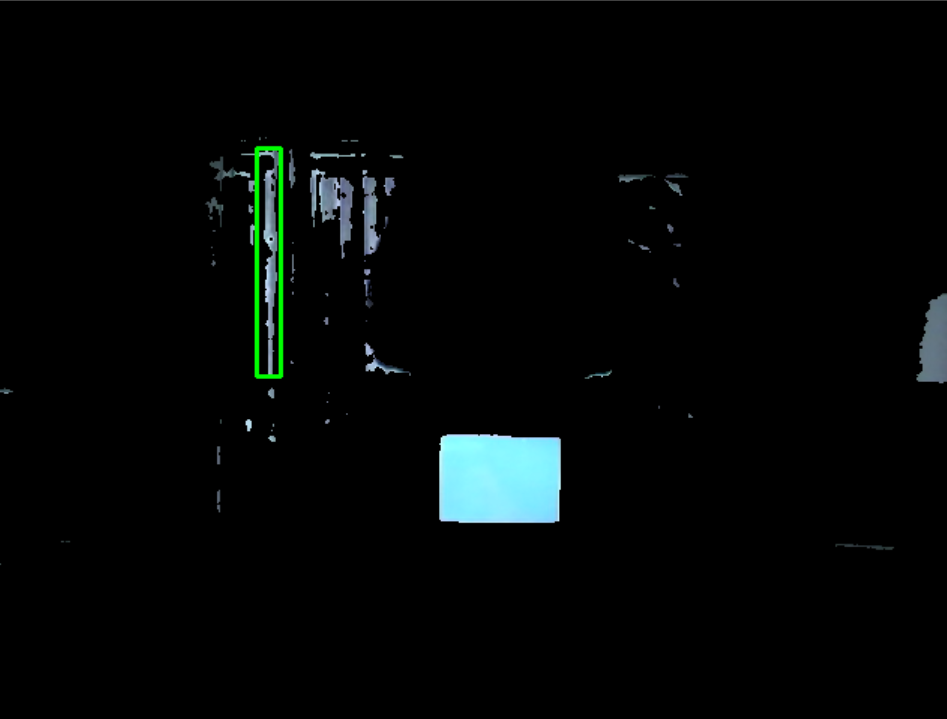
#> input picture phone.png, 947 x 719 px, given in place of the camera
$ python camera_exercise.py
#> lines starting #> are read from the running program, lines starting #| are printed output that depends on the picture; after the words box and inside, x2 and y2 are one past the last pixel; in counts of white or black regions, pixels touching at a corner belong together
# camera_exercise.py

# This script makes use of https://opencv-python-tutroals.readthedocs.io/en/latest/py_tutorials/py_imgproc/py_colorspaces/py_colorspaces.html#converting-colorspaces
# This script makes use of https://opencv-python-tutroals.readthedocs.io/en/latest/py_tutorials/py_imgproc/py_contours/py_contour_features/py_contour_features.html#contour-features
# This script makes use of https://docs.opencv.org/3.0-beta/doc/py_tutorials/py_gui/py_video_display/py_video_display.html
# In this script the above code was adapted to mask and track a water bottle and identify it with a bounding box

import numpy as np
import cv2
from sklearn.cluster import KMeans
#import matplotlib.pyplot as plt


cap = cv2.VideoCapture(0)

# error opening
if not (cap.isOpened()):
    print("Could not open video device")

while(True):
    # Capture frame-by-frame
    ret, frame = cap.read()
#> frame is the input picture: shape (719, 947, 3); mean B, G, R 6, 6.4, 3.8

    # Our operations on the frame come here
    lower_blue = np.array([85,50,50])
    upper_blue = np.array([115,255,255])

    # Threshold the HSV image to get only blue colors
    hsv = cv2.cvtColor(frame, cv2.COLOR_BGR2HSV)
#> hsv: shape (719, 947, 3); mean H, S, V 3.6, 4, 6.8
    mask = cv2.inRange(hsv, lower_blue, upper_blue)
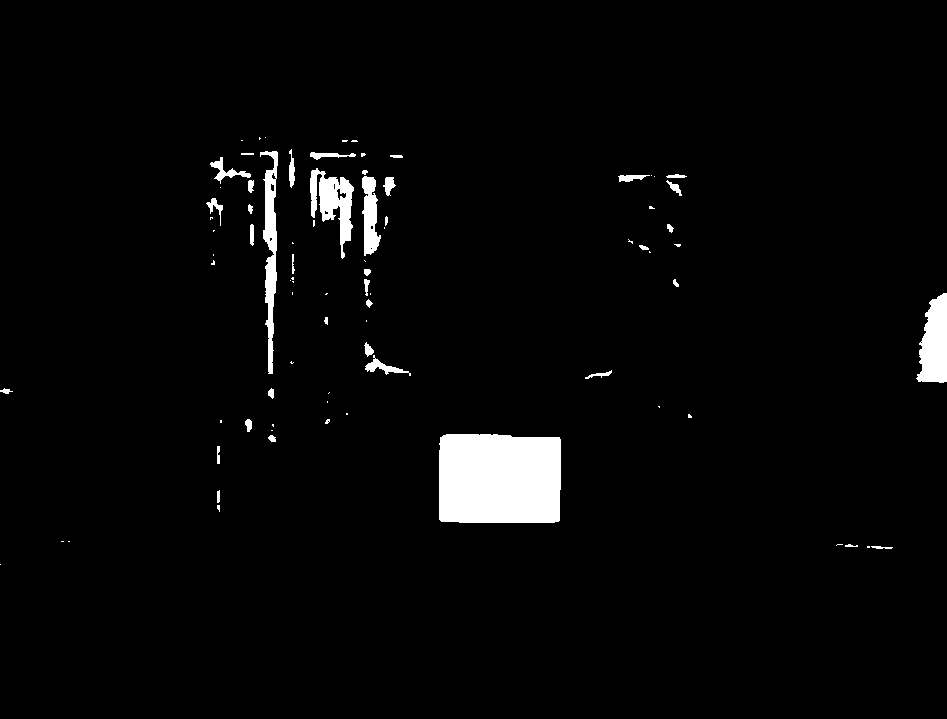
#> mask: shape (719, 947); 3% white; 83 white regions (44 under 20 px)
    res = cv2.bitwise_and(frame,frame, mask= mask)

    #ret,thresh = cv2.threshold(mask,127,255,cv2.THRESH_BINARY)
    contours,hierarchy = cv2.findContours(mask, 1, 2)
#> contours = 93 contours, 58 with area under 20; largest, box (x1, y1, x2, y2) and area: (439, 434, 561, 523) 10401, (916, 293, 947, 383) 1911, (310, 168, 354, 259) 1666, (260, 151, 278, 374) 1624, (362, 176, 381, 256) 893
    size = []
    for i in contours:
        size.append(len(i))
#> this loop made 93 passes
#> i on passes 1, 3, 5, 6, 7, 13, 14, 15, 16, 20, 21, 22: [[0, 564]], [[867, 546], [867, 547], [869, 547], [869, 546]], [[837, 544], [836, 545], [837, 544], [842, 544]], [[68, 541], [69, 541]], [[61, 541], [63, 541]], [[271, 430], [272, 430]], [[272, 424], [272, 425], [273, 426], [273, 424]], [[327, 421], [328, 420], [329, 421], [328, 422]], [[220, 420], [220, 422], [221, 422], [221, 420]], [[346, 413], [346, 414], [347, 414], [347, 413]], [[658, 406], [659, 407], [659, 406]], [[327, 401], [327, 402]]
#> after the loop, size = 93 values, max 124 at index 86, min 1 at index 0, mean 13.23
    print(size)
#> (printed output is left out)
    cnt = contours[np.argmax(size)]
#> cnt = contour of 124 points, box (x1, y1, x2, y2) (260, 151, 278, 374), area 1624
    x,y,w,h = cv2.boundingRect(cnt)
#> x = 260; y = 151; w = 18; h = 223
    img = cv2.rectangle(res,(x,y),(x+w,y+h),(0,255,0),2)

    cframe = cv2.cvtColor(frame, cv2.COLOR_BGR2RGB)

    # [10 lines of commented-out code are left out]
    cv2.imshow('frame',img)
    if cv2.waitKey(1) & 0xFF == ord('q'):
#> (key q is pressed here)
        break

# When everything done, release the capture
cap.release()
cv2.destroyAllWindows()
